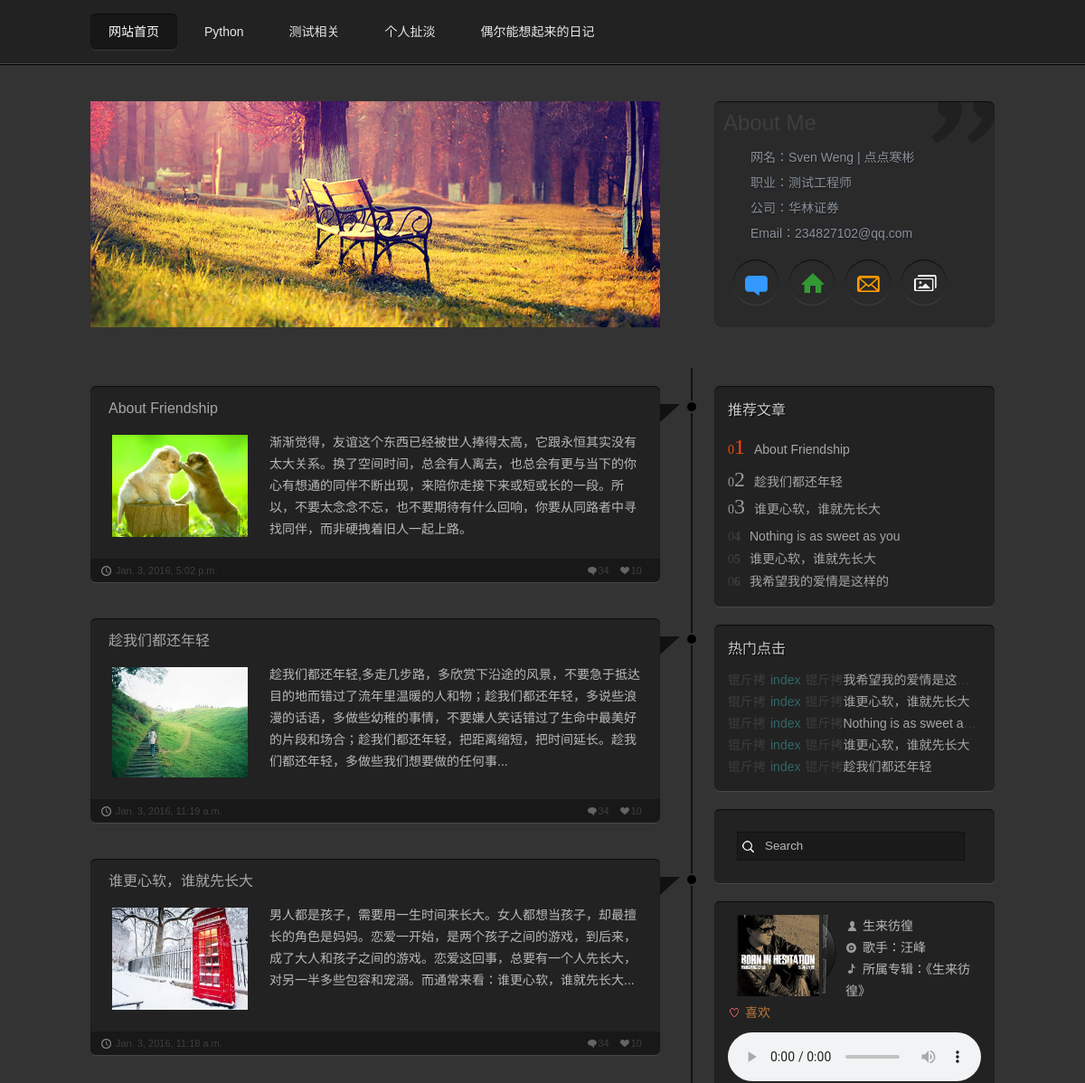
Before: /grzx/ (upper part) with the older database file.
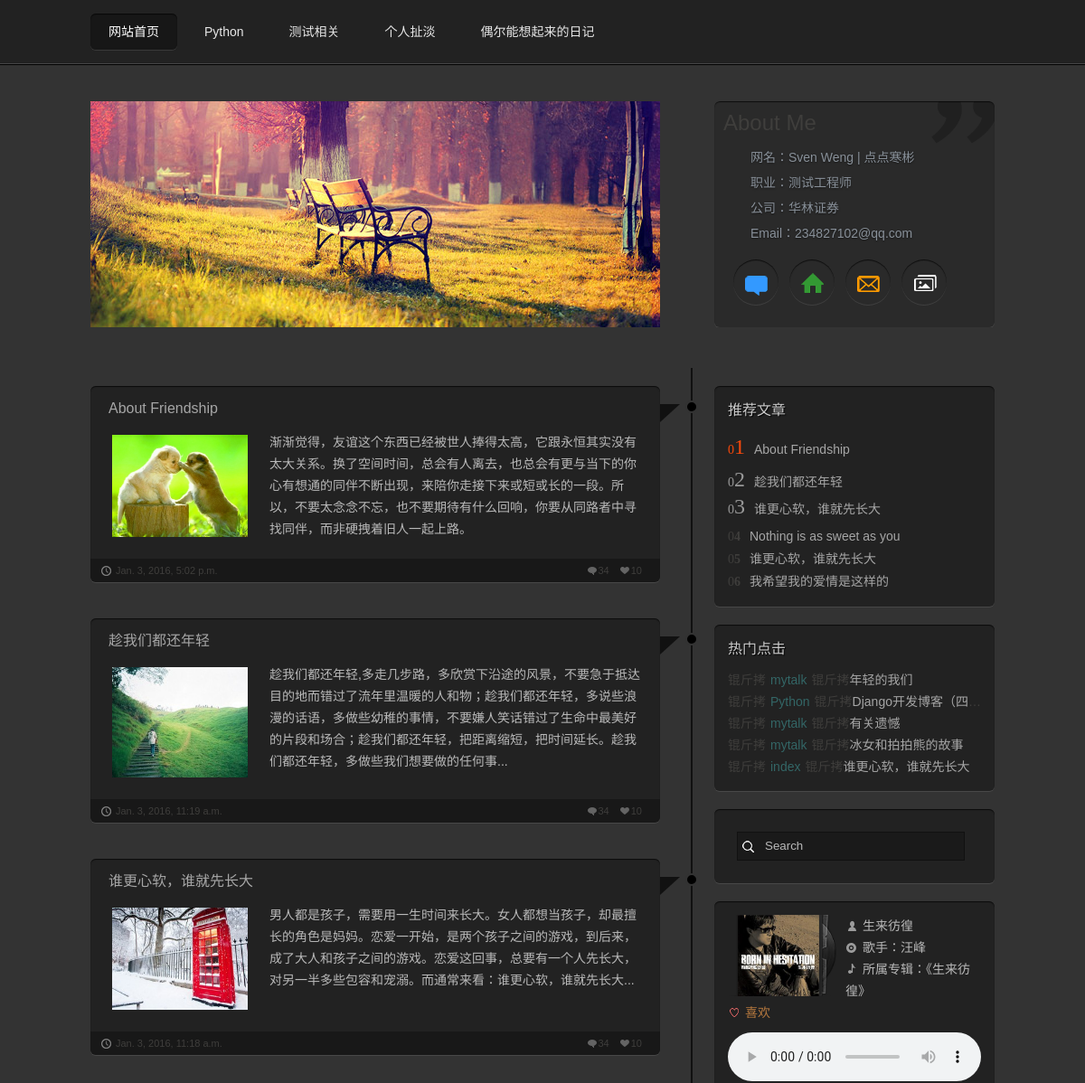
After: the same page with the newer database file.
### grzx/models.py (models this page shows)
class BlogBody(models.Model):
    blog_title = models.CharField(max_length=50)
    blog_body = models.TextField()
    blog_type = models.CharField(max_length=50)
    blog_timestamp = models.DateTimeField()
    blog_imgurl = models.CharField(max_length=50, blank=True, null=True)
    blog_author = models.CharField(max_length=20, null=True)
    blog_ismarkdown = models.CharField(max_length=1, null=True)
    blog_like = models.IntegerField(null=True)
    blog_clicknum = models.IntegerField(null=True)

### grzx/views.py (the view)
def index(request):
    userinfo = UserInfo.objects.first()
    blog_body = BlogBody.objects.all()[:6:-1]
    hot_rank = BlogBody.objects.all().order_by('-blog_clicknum')[:5]
    return render(request,
                  'index.html',
                  {'userinfo': userinfo, 'blog_body': blog_body, 'hot_rank': hot_rank})

### grzx/templates/index.html (shortened to what this page needs)
{% extends "base.html" %}
{% block bodycontent %}
<div id="mainbody">
  <div class="info">
    <figure> <img src="/static/images/art.jpg" alt="Panama Hat">
    </figure>
    <div class="card">
        <h1>About Me</h1>
        <p>网名：{{ userinfo.nickname }}</p>
        <p>职业：{{ userinfo.work }}</p>
        <p>公司：{{ userinfo.company }}</p>
        <p>Email：{{ userinfo.email }}</p>
      <ul class="linkmore">
        <li><a href="/grzx/add_article" class="talk" title="给我留言"></a></li>
        <li><a href="/" class="address" title="联系地址"></a></li>
        <li><a href="/" class="email" title="给我写信"></a></li>
        <li><a href="/" class="photos" title="生活照片"></a></li>
      </ul>
    </div>
  </div>
  <div class="blank"></div>
  <div class="blogs">
    <ul class="bloglist">
      {% for content in blog_body %}
      <li>
        <div class="arrow_box">
          <div class="ti"></div>
          <div class="ci"></div>
          <h2 class="title"><a href="{% url 'article' content.id%}">{{ content.blog_title }}</a></h2>
          <ul class="textinfo">
            <a href="/"><img src="{{ content.blog_imgurl }}"></a>
            <p> {{ content.blog_body }}</p>
          </ul>
          <ul class="details">
            <li class="likes"><a href="#">10</a></li>
            <li class="comments"><a href="#">34</a></li>
            <li class="icon-time"><a href="#">{{ content.blog_timestamp }}</a></li>
          </ul>
        </div>
      </li>
      {% endfor %}
    </ul>
    <aside>
      <div class="tuijian">
        <h2>推荐文章</h2>
        <ol>
            {% for title in blog_body %}
            <li><span><strong>{{ forloop.counter }}</strong></span><a href="{% url 'article' title.id%}">{{ title.blog_title }}</a></li>
            {% endfor %}
        </ol>
      </div>
      <div class="clicks">
        <h2>热门点击</h2>
        <ol>
            {% for foo in hot_rank %}
                <li><span><a href="{% url 'article' foo.id %}">{{ foo.blog_type }}</a></span><a href="{% url 'article' foo.id %}">{{ foo.blog_title }}</a></li>
            {% endfor %}
        </ol>
      </div>
      <div class="search">
        <form class="searchform" method="get" action="#">
          <input type="text" name="s" value="Search" onfocus="this.value=''" onblur="this.value='Search'">
        </form>
      </div>
      <div class="viny">
        <dl>
          <dt class="art"><img src="/static/images/music_img/slph.png" alt="专辑"></dt>
          <dd class="icon-song"><span></span>生来彷徨</dd>
          <dd class="icon-artist"><span></span>歌手：汪峰</dd>
          <dd class="icon-album"><span></span>所属专辑：《生来彷徨》</dd>
          <dd class="icon-like"><span></span><a href="/">喜欢</a></dd>
          <dd class="music">
            <audio src="/static/images/slph.mp3" controls></audio>
          </dd>
        </dl>
      </div>
    </aside>
  </div>
</div>
{% endblock bodycontent %}

Changed rows visible on the page:
no longer on one of the page's lists (row edited): BlogBody: blog_type "index", blog_title "趁我们都还年轻"
no longer on one of the page's lists (row edited): BlogBody: blog_type "index", blog_title "谁更心软，谁就先长大"
no longer on one of the page's lists (row edited): BlogBody: blog_type "index", blog_title "Nothing is as sweet a…"
no longer on one of the page's lists (row edited): BlogBody: blog_type "index", blog_title "我希望我的爱情是这样的"
now on this page (row edited): BlogBody: blog_type "mytalk", blog_title "年轻的我们", shown under "热门点击"
now on this page (row edited): BlogBody: blog_type "Python", blog_title "Django开发博客（四…", shown under "热门点击"
now on this page (row edited): BlogBody: blog_type "mytalk", blog_title "有关遗憾", shown under "热门点击"
now on this page (row edited): BlogBody: blog_type "mytalk", blog_title "冰女和拍拍熊的故事", shown under "热门点击"
